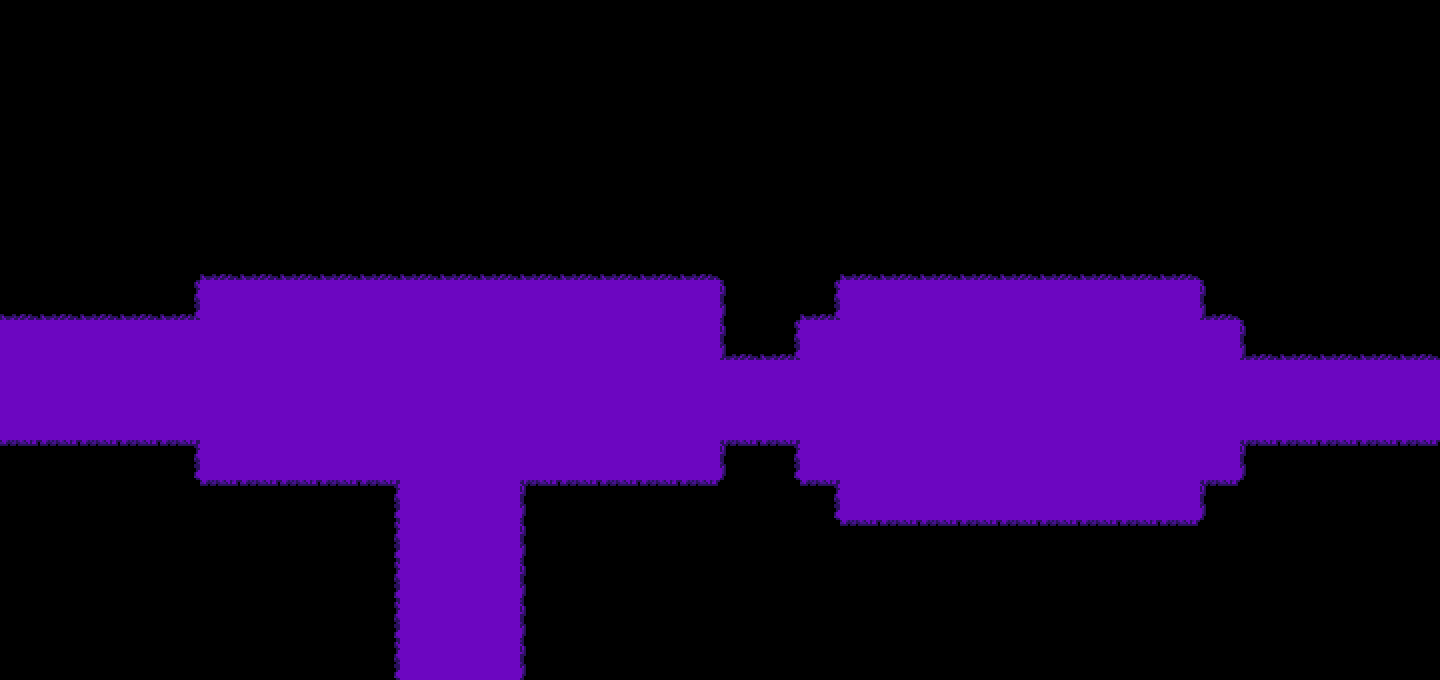

A 2D game scene composited from a Tiled map and its tileset images. What follows is a short description and the map's XML, with every tile layer's data as written:
An orthogonal 36x17 tile map with 40x40 px tiles, 1 tile layer (tiles), 3 tilesets and 47 objects (8x purplegrass, 3x transition, enemy, interactable, entry_left, ...).

<map version="1.10" tiledversion="1.10.2" orientation="orthogonal" renderorder="right-down" width="36" height="17" tilewidth="40" tileheight="40" infinite="0" nextlayerid="8" nextobjectid="111">
 <editorsettings>
  <export target="data.lua" format="lua" />
 </editorsettings>
 <properties>
  <property name="border" value="field" />
  <property name="music" value="deltarune/field_of_hopes" />
 </properties>
 <tileset firstgid="1" source="../../../tilesets/darkfield_tiles.tsx" />
 <tileset firstgid="73" source="../../../tilesets/tree_objects.tsx" />
 <tileset firstgid="77" source="../../../tilesets/other-objects.tsx" />
 <layer id="1" name="tiles" width="36" height="17">
  <data encoding="csv">
0,0,0,0,0,0,0,0,0,0,0,0,0,0,0,0,0,0,0,0,0,0,0,0,0,0,0,0,0,0,0,0,0,0,0,0,
0,0,0,0,0,0,0,0,0,0,0,0,0,0,0,0,0,0,0,0,0,0,0,0,0,0,0,0,0,0,0,0,0,0,0,0,
0,0,0,0,0,0,0,0,0,0,0,0,0,0,0,0,0,0,0,0,0,0,0,0,0,0,0,0,0,0,0,0,0,0,0,0,
0,0,0,0,0,0,0,0,0,0,0,0,0,0,0,0,0,0,0,0,0,0,0,0,0,0,0,0,0,0,0,0,0,0,0,0,
0,0,0,0,0,0,0,0,0,0,0,0,0,0,0,0,0,0,0,0,0,0,0,0,0,0,0,0,0,0,0,0,0,0,0,0,
0,0,0,0,0,0,0,0,0,0,0,0,0,0,0,0,0,0,0,0,0,0,0,0,0,0,0,0,0,0,0,0,0,0,0,0,
0,0,0,0,0,20,20,20,20,20,20,20,20,20,20,20,20,20,0,0,0,20,20,20,20,20,20,20,20,20,0,0,0,0,0,0,
20,20,20,20,21,1,1,1,1,1,1,1,1,1,1,1,1,1,13,0,21,1,1,1,1,1,1,1,1,1,19,0,0,0,0,0,
1,1,1,1,1,1,1,1,1,1,1,1,1,1,1,1,1,1,19,21,1,1,1,1,1,1,1,1,1,1,1,19,20,20,20,20,
1,1,1,1,1,1,1,1,1,1,1,1,1,1,1,1,1,1,1,1,1,1,1,1,1,1,1,1,1,1,1,1,1,1,1,1,
1,1,1,1,1,1,1,1,1,1,1,1,1,1,1,1,1,1,1,1,1,1,1,1,1,1,1,1,1,1,1,1,1,1,1,1,
8,8,8,8,9,1,1,1,1,1,1,1,1,1,1,1,1,1,7,9,1,1,1,1,1,1,1,1,1,1,1,7,8,8,8,8,
0,0,0,0,0,8,8,8,8,9,1,1,1,7,8,8,8,8,0,0,9,1,1,1,1,1,1,1,1,1,7,0,0,0,0,0,
0,0,0,0,0,0,0,0,0,15,1,1,1,13,0,0,0,0,0,0,0,8,8,8,8,8,8,8,8,8,0,0,0,0,0,0,
0,0,0,0,0,0,0,0,0,15,1,1,1,13,0,0,0,0,0,0,0,0,0,0,0,0,0,0,0,0,0,0,0,0,0,0,
0,0,0,0,0,0,0,0,0,15,1,1,1,13,0,0,0,0,0,0,0,0,0,0,0,0,0,0,0,0,0,0,0,0,0,0,
0,0,0,0,0,0,0,0,0,15,1,1,1,13,0,0,0,0,0,0,0,0,0,0,0,0,0,0,0,0,0,0,0,0,0,0
</data>
 </layer>
 <objectgroup color="#0000ff" id="6" name="collision">
  <object id="66" x="0" y="280" width="200" height="40" />
  <object id="67" x="160" y="240" width="600" height="40" />
  <object id="68" x="720" y="280" width="80" height="80" />
  <object id="69" x="800" y="240" width="40" height="80" />
  <object id="70" x="840" y="240" width="360" height="40" />
  <object id="71" x="1200" y="240" width="40" height="80" />
  <object id="72" x="1240" y="280" width="200" height="80" />
  <object id="74" x="1240" y="440" width="200" height="80" />
  <object id="75" x="1200" y="480" width="40" height="80" />
  <object id="78" x="840" y="520" width="360" height="40" />
  <object id="79" x="800" y="480" width="40" height="80" />
  <object id="80" x="720" y="440" width="80" height="80" />
  <object id="81" x="520" y="480" width="200" height="40" />
  <object id="84" x="520" y="520" width="40" height="160" />
  <object id="85" x="360" y="520" width="40" height="160" />
  <object id="90" x="160" y="480" width="240" height="40" />
  <object id="91" x="0" y="440" width="200" height="40" />
 </objectgroup>
 <objectgroup color="#00ffff" id="7" name="enemycollision">
  <object id="64" x="760" y="360" width="40" height="80" />
  <object id="65" x="1240" y="360" width="40" height="80" />
 </objectgroup>
 <objectgroup color="#ff55ff" id="2" name="objects_tile" locked="1">
  <object id="49" name="purplegrass" x="0" y="320" width="200" height="120" />
  <object id="50" name="purplegrass" x="200" y="280" width="520" height="200" />
  <object id="51" name="purplegrass" x="400" y="480" width="120" height="200" />
  <object id="52" name="purplegrass" x="720" y="360" width="80" height="80" />
  <object id="53" name="purplegrass" x="800" y="320" width="40" height="160" />
  <object id="54" name="purplegrass" x="840" y="280" width="360" height="240" />
  <object id="55" name="purplegrass" x="1200" y="320" width="40" height="160" />
  <object id="56" name="purplegrass" x="1240" y="360" width="200" height="80" />
 </objectgroup>
 <objectgroup color="#ff00ff" id="3" name="objects">
  <object id="46" name="transition" x="-40" y="320" width="40" height="120">
   <properties>
    <property name="map" value="floorcard/first_rudinn" />
    <property name="marker" value="entry_right" />
   </properties>
  </object>
  <object id="59" name="transition" x="1440" y="360" width="40" height="80">
   <properties>
    <property name="map" value="floorcard/puzzle_1" />
    <property name="marker" value="entry_left" />
   </properties>
  </object>
  <object id="60" name="transition" x="400" y="680" width="120" height="40">
   <properties>
    <property name="map" value="floorcard/dark_candies" />
    <property name="marker" value="entry_down" />
   </properties>
  </object>
  <object id="61" name="enemy" x="1040" y="400">
   <properties>
    <property name="actor" value="rudinn" />
    <property name="animation" value="overworld" />
    <property name="chase" type="bool" value="true" />
    <property name="chasespeed" type="int" value="8" />
    <property name="encounter" value="rudinnx2" />
    <property name="marker1" value="rudinn_pace" />
    <property name="pacespeed" type="int" value="2" />
    <property name="pacetype" value="wander" />
   </properties>
   <point />
  </object>
  <object id="92" gid="73" x="220" y="230" width="210" height="182" />
  <object id="93" gid="74" x="490" y="230" width="210" height="182" />
  <object id="94" gid="73" x="920" y="230" width="210" height="182" />
  <object id="95" gid="74" x="920" y="730" width="210" height="182" />
  <object id="96" gid="74" x="580" y="700" width="210" height="182" />
  <object id="97" gid="73" x="130" y="700" width="210" height="182" />
  <object id="98" gid="73" x="-20" y="280" width="210" height="182" />
  <object id="105" gid="73" x="1220" y="660" width="210" height="182" />
  <object id="106" gid="74" x="1220" y="280" width="210" height="182" />
  <object id="109" gid="81" x="310" y="280" width="40" height="40" />
  <object id="110" name="interactable" x="310" y="240" width="40" height="40">
   <properties>
    <property name="solid" type="bool" value="true" />
    <property name="text">* (Hey,[wait:5] don't read this sign! It's a work in progress!)
* (SIGNED,[wait:5] LANCER)</property>
   </properties>
  </object>
 </objectgroup>
 <objectgroup color="#aa00ff" id="5" name="markers">
  <object id="48" name="entry_left" x="40" y="380">
   <point />
  </object>
  <object id="57" name="entry_right" x="1400" y="400">
   <point />
  </object>
  <object id="58" name="entry_up" x="460" y="640">
   <point />
  </object>
  <object id="62" name="rudinn_pace" x="992" y="400">
   <point />
  </object>
  <object id="108" name="spawn" x="460" y="380">
   <point />
  </object>
 </objectgroup>
</map>
